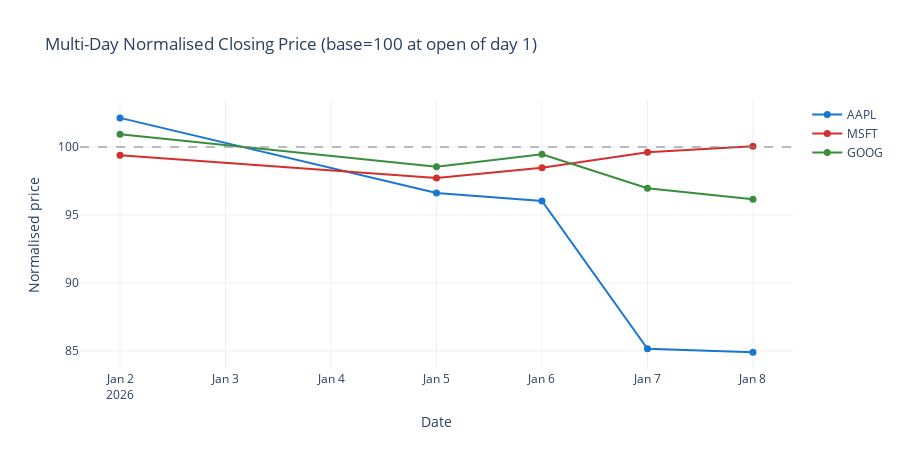

Source (notebook cell):
### Markdown cell above
## 3. Multi-Day Normalised Closing Prices

Chain all days and plot each security's cumulative price path,
normalised to 100 on day 1.

### Code cell
fig_multi_close = go.Figure()

for sym in symbols:
    sec = next(s for s in manifest["securities"] if s["symbol"] == sym)
    closes = []
    dates = []
    for sess in sec["sessions"]:
        fpath = RUN_DIR / sess["file"]
        hdr = reader.read_header(fpath)
        events = reader.read_day(fpath)
        bk = replay.replay_book(
            events,
            p0_ticks=hdr["p0_ticks"],
            levels_per_side=hdr["levels_per_side"],
            initial_spread_ticks=hdr["initial_spread_ticks"],
            initial_depth=hdr["initial_depth"],
        )
        closes.append(float(bk["mid_ticks"][-1]))
        dates.append(sess["date"])

    p0 = float(sec["p0_ticks"])
    norm_closes = [100.0 * c / p0 for c in closes]

    fig_multi_close.add_trace(go.Scatter(
        x=dates, y=norm_closes,
        mode="lines+markers", name=sym,
        line=dict(color=sym_colour[sym], width=2),
        marker=dict(size=7),
    ))

fig_multi_close.add_hline(y=100, line_dash="dash", line_color="grey", opacity=0.5)
fig_multi_close.update_layout(
    title="Multi-Day Normalised Closing Price (base=100 at open of day 1)",
    xaxis=dict(title="Date"),
    yaxis=dict(title="Normalised price"),
    height=450,
    template="plotly_white",
)
fig_multi_close.show()

### Figure 1 — Plotly figure (JSON) as saved in the notebook; plotly's stock layout.template omitted (floating-point values rounded to 4 significant figures)
{"data": [{"line": {"color": "#1976D2", "width": 2}, "marker": {"size": 7}, "mode": "lines+markers", "name": "AAPL", "type": "scatter", "x": ["2026-01-02", "2026-01-05", "2026-01-06", "2026-01-07", "2026-01-08"], "y": [102.2, 96.62, 96.04, 85.15, 84.91]}, {"line": {"color": "#D32F2F", "width": 2}, "marker": {"size": 7}, "mode": "lines+markers", "name": "MSFT", "type": "scatter", "x": ["2026-01-02", "2026-01-05", "2026-01-06", "2026-01-07", "2026-01-08"], "y": [99.41, 97.72, 98.49, 99.61, 100.1]}, {"line": {"color": "#388E3C", "width": 2}, "marker": {"size": 7}, "mode": "lines+markers", "name": "GOOG", "type": "scatter", "x": ["2026-01-02", "2026-01-05", "2026-01-06", "2026-01-07", "2026-01-08"], "y": [100.9, 98.56, 99.47, 96.97, 96.16]}], "layout": {"height": 450, "shapes": [{"line": {"color": "grey", "dash": "dash"}, "opacity": 0.5, "type": "line", "x0": 0, "x1": 1, "xref": "x domain", "y0": 100, "y1": 100, "yref": "y"}], "title": {"text": "Multi-Day Normalised Closing Price (base=100 at open of day 1)"}, "xaxis": {"title": {"text": "Date"}}, "yaxis": {"title": {"text": "Normalised price"}}}}
